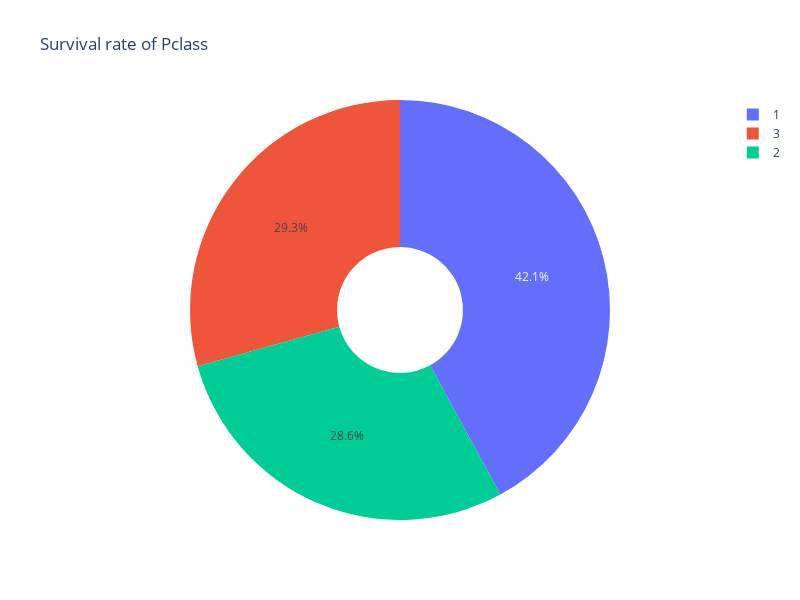

Write notebook code for a chart like this one.
### Markdown cell above
Kreisdiagramm:
---
- `data_frame=Survived_df`: Der Datensatz, der für das Diagramm verwendet wird.
- `values='Survived'`: Die Spalte, die die Werte für die Segmentgrößen angibt.
- `names='Pclass'`: Die Spalte, die die Kategorien (Passagierklassen) für die Segmente definiert.
- `title='Survival rate of Pclass'`: Der Titel des Diagramms.
- `hole=0.3`: Macht aus dem Kuchendiagramm ein Donut-Diagramm, indem es die Mitte zu 30 % leer lässt.

### Code cell
fig = px.pie(data_frame=df, 
                values='Survived',
                names='Pclass',
                title='Survival rate of Pclass',
                hole=0.3)
fig.update_layout(width=800, height=600)  
fig.show()

### Figure 1 — Plotly figure (JSON) as saved in the notebook; plotly's stock layout.template omitted (floating-point values rounded to 4 significant figures; data arrays with more than 128 entries replaced by an {"elided": "..."} marker saying what was removed)
{"data": [{"domain": {"x": [0, 1], "y": [0, 1]}, "hole": 0.3, "hovertemplate": "Pclass=%{label}<br>Survived=%{value}<extra></extra>", "labels": {"elided": "714 int values"}, "legendgroup": "", "name": "", "showlegend": true, "type": "pie", "values": {"elided": "714 int values"}}], "layout": {"height": 600, "legend": {"tracegroupgap": 0}, "title": {"text": "Survival rate of Pclass"}, "width": 800}}
